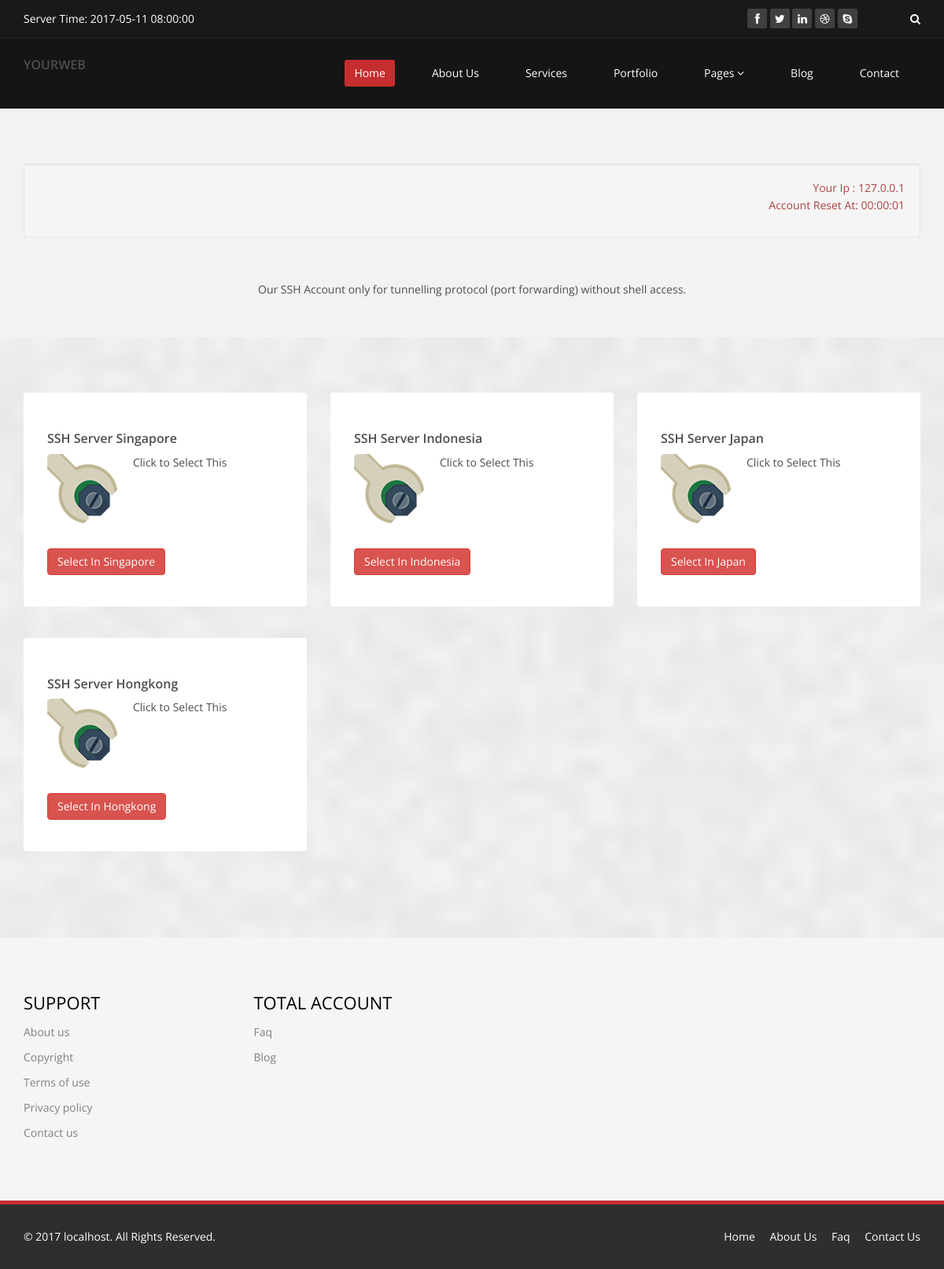
Page /page/secure-shell-server/continent/Asia on the committed database.
### tables this page shows
CREATE TABLE `website` (
  `brand` varchar(20) NOT NULL DEFAULT 'YOURWEB',
  `author` varchar(20) NOT NULL,
  `title` text,
  `description` text NOT NULL,
  PRIMARY KEY (`brand`)
);

CREATE TABLE `country` (
  `Id` int(11) NOT NULL AUTO_INCREMENT,
  `Cid` varchar(20) DEFAULT NULL,
  `Country` varchar(20) DEFAULT NULL,
  PRIMARY KEY (`Id`)
);

### application/controllers/Page.php (called while the page is built, shortened)
<?php
class Page extends CI_Controller {
	public function __construct()
	{
		$this->load->model('WebApi');
		$this->load->helper('url_helper');
	}
	private function _set_view($file, $init)
	{
		foreach ($this->WebApi->get_site_details() as $row) {
			$data['author'] = $row['author'];
                        $data['title'] = $row['title'];
			$data['description'] = $row['description'];
			$data['brand'] = $row['brand'];
			break;
                }
		$this->load->view('bootstrap/header', $data);
                $this->load->view($file, $init);
                $this->load->view('bootstrap/footer');
	}
	public function get_location($benua = FALSE)
	{
		$data['benua'] = $this->WebApi->get_location($benua);
		$this->_set_view('country', $data);
	}
}

### index.php (called while the page is built, shortened)
<?php
require_once BASEPATH.'core/CodeIgniter.php';

### application/models/WebApi.php (called while the page is built, shortened)
<?php
class WebApi extends CI_Model {
	public function get_site_details() {
		$query = $this->db->get('website');
		return $query->result_array();
	}
	public function get_location($cid) {
                 $query = $this->db->get_where('country', array('Cid' => $cid));
                 return $query->result_array();
	}
}

### application/views/country.php (the view, shortened to what this page needs)
 <section id="feature" >
        <div class="container">
            <div class="row">
                <div class="features">
                    <div class="col-lg-12 wow fadeInDown" data-wow-duration="1000ms" data-wow-delay="600ms">
                        <div class="feature-wrap">
				<div class="well">
					<p align="right" class="text-danger">
						Your Ip : <?php echo $_SERVER['REMOTE_ADDR'];?><br>
						Account Reset At: 00:00:01
				</div>
                        </div>
                    </div>
                </div>
			<p align="center">Our SSH Account only for tunnelling protocol (port forwarding) without shell access.</p>
            </div>
        </div>
   </section>
<section id="services" class="service-item">
<div class="container">
		<div class="row">
			<?php foreach($benua as $ok ):?>
			<div class="col-sm-6 col-md-4">
				<div class="media services-wrap wow fadeInDown">
					<h4>SSH Server <?php echo $ok['Country']; ?></h4>
					<div class="pull-left">
                            			<img class="img-responsive" src="<?php echo base_url();?>images/services/services3.png">
                        		</div>
					<div class="media-body" style="height:120px;">
						Click to Select This <br/>
					</div>
<a class="btn btn-danger" href="<?php echo site_url('page/secure-shell-server/continent/').$ok['Cid'].'/'.$ok['Country'];?>">Select In <?php echo $ok['Country']?></a>
				</div>
			</div>
			<?php endforeach; ?>
		</div>
	</div>
</section>

### application/views/bootstrap/header.php (shortened to what this page needs)
<!DOCTYPE html>
<html lang="en">
	<head>
		<link href="<?php echo base_url();?>css/bootstrap.min.css" rel="stylesheet"/>
		<link href="<?php echo base_url();?>css/font-awesome.min.css" rel="stylesheet"/>
		<link href="<?php echo base_url();?>css/animate.min.css" rel="stylesheet"/>
		<link href="<?php echo base_url();?>css/prettyPhoto.css" rel="stylesheet"/>
		<link href="<?php echo base_url();?>css/main.css" rel="stylesheet"/>
		<link href="<?php echo base_url();?>css/responsive.css" rel="stylesheet"/>
	</head>
	<body>
	<header id="header">
		<div class="top-bar">
			<div class="container">
				<div class="row">
					<div class="col-sm-6 col-xs-4">
						<div class="top-number"><p>Server Time: <?php echo date("Y-m-d H:i:s",time());?></p></div>
					</div>
					<div class="col-sm-6 col-xs-8">
						<div class="social">
							<ul class="social-share">
								<li><a href="#"><i class="fa fa-facebook"></i></a></li>
								<li><a href="#"><i class="fa fa-twitter"></i></a></li>
								<li><a href="#"><i class="fa fa-linkedin"></i></a></li>
								<li><a href="#"><i class="fa fa-dribbble"></i></a></li>
								<li><a href="#"><i class="fa fa-skype"></i></a></li>
							</ul>
							<div class="search">
								<form role="form">
									<input type="text" class="search-form" autocomplete="off" placeholder="Search">
									<i class="fa fa-search"></i>
								</form>
							</div>
						</div>
					</div>
				</div>
			</div>
		</div>
		<nav class="navbar navbar-inverse" role="banner">
			<div class="container">
				<div class="navbar-header">
					<a class="navbar-brand" href="#"><h4><?php echo $brand;?></h4></a>
				</div>
				<div class="collapse navbar-collapse navbar-right">
					<ul class="nav navbar-nav">
						<li class="active"><a href="<?php echo base_url();?>">Home</a></li>
						<li><a href="about-us.html">About Us</a></li>
						<li><a href="services.html">Services</a></li>
						<li><a href="portfolio.html">Portfolio</a></li>
						<li class="dropdown"><a href="#" class="dropdown-toggle" data-toggle="dropdown">Pages <i class="fa fa-angle-down"></i></a>
						</li>
						<li><a href="blog.html">Blog</a></li>
						<li><a href="contact-us.html">Contact</a></li>
					</ul>
				</div>
			</div>
		</nav>
	</header>

### css/main.css (style rules this page uses)
body { background: #fff; font-family: 'Open Sans', sans-serif; color:#4e4e4e; line-height: 22px; }
h1, h2, h3, h4, h5, h6 { font-weight: 600; font-family: 'Open Sans', sans-serif; color:#4e4e4e; }
h4 { font-size: 16px; }
a { color: #c52d2f; -webkit-transition: color 300ms, background-color 300ms; -moz-transition: color 300ms, background-color 300ms; -o-transition: color 300ms, background-color 300ms; transition: color 300ms, background-color 300ms; }
.media>.pull-left { margin-right: 20px; }
body > section { padding: 70px 0; }
#header .search { display: inline-block; }
.navbar>.container .navbar-brand { margin-left: 0; }
.top-bar { padding: 10px 0; background: #191919; border-bottom: 1px solid #222; line-height: 28px; }
.top-number { color: #fff; }
.top-number p { margin: 0 }
.social { text-align: right; }
.social-share { display: inline-block; list-style: none; padding: 0; margin: 0; }
ul.social-share li { display: inline-block; }
ul.social-share li a { display: inline-block; color: #fff; background: #404040; width: 25px; height: 25px; line-height: 25px; text-align: center; border-radius: 2px; }
.search i { color: #fff; }
input.search-form { background: transparent; border: 0 none; width: 60px; padding: 0 10px; color: #FFF; -webkit-transition: all 400ms; -moz-transition: all 400ms; -ms-transition: all 400ms; -o-transition: all 400ms; transition: all 400ms; }
.navbar-brand { padding: 0; margin:0; }
.navbar { border-radius: 0; margin-bottom: 0; background: #151515; padding: 15px 0; padding-bottom: 0; }
.navbar-nav { margin-top: 12px; }
.navbar-nav>li { margin-left: 35px; padding-bottom: 28px; }
.navbar-inverse .navbar-nav > li > a { padding: 5px 12px; margin: 0; border-radius: 3px; color: #fff; line-height: 24px; display: inline-block; }
.navbar-inverse { border: none; }
.navbar-inverse .navbar-brand { font-size: 36px; line-height: 50px; color: #fff; }
.navbar-inverse .navbar-nav > .active > a, .navbar-inverse .navbar-nav > .active > a:hover, .navbar-inverse .navbar-nav > .active > a:focus, .navbar-inverse .navbar-nav > .open > a, .navbar-inverse .navbar-nav > .open > a:hover, .navbar-inverse .navbar-nav > .open > a:focus { background-color: #c52d2f; color: #fff; }
.navbar-inverse .navbar-collapse, .navbar-inverse .navbar-form { border-top: 0; padding-bottom: 0; }
#feature { background: #f2f2f2; padding-bottom: 40px; }
.features { padding: 0; }
.feature-wrap { margin-bottom: 35px; overflow: hidden; }
#services { background: #000 url(../images/services/bg_services.png); background-size: cover; }
.services-wrap { padding: 40px 30px; background: #fff; border-radius: 4px; margin: 0 0 40px; }
.services-wrap .pull-left { margin-right: 20px; }

### rows in the picture
website: brand "YOURWEB"
country: Country "Singapore"
country: Country "Indonesia"
country: Country "Japan"
country: Country "Hongkong"

### other values in the picture
$_SERVER['REMOTE_ADDR'] "127.0.0.1"
$_SERVER['SERVER_NAME'] "localhost"
